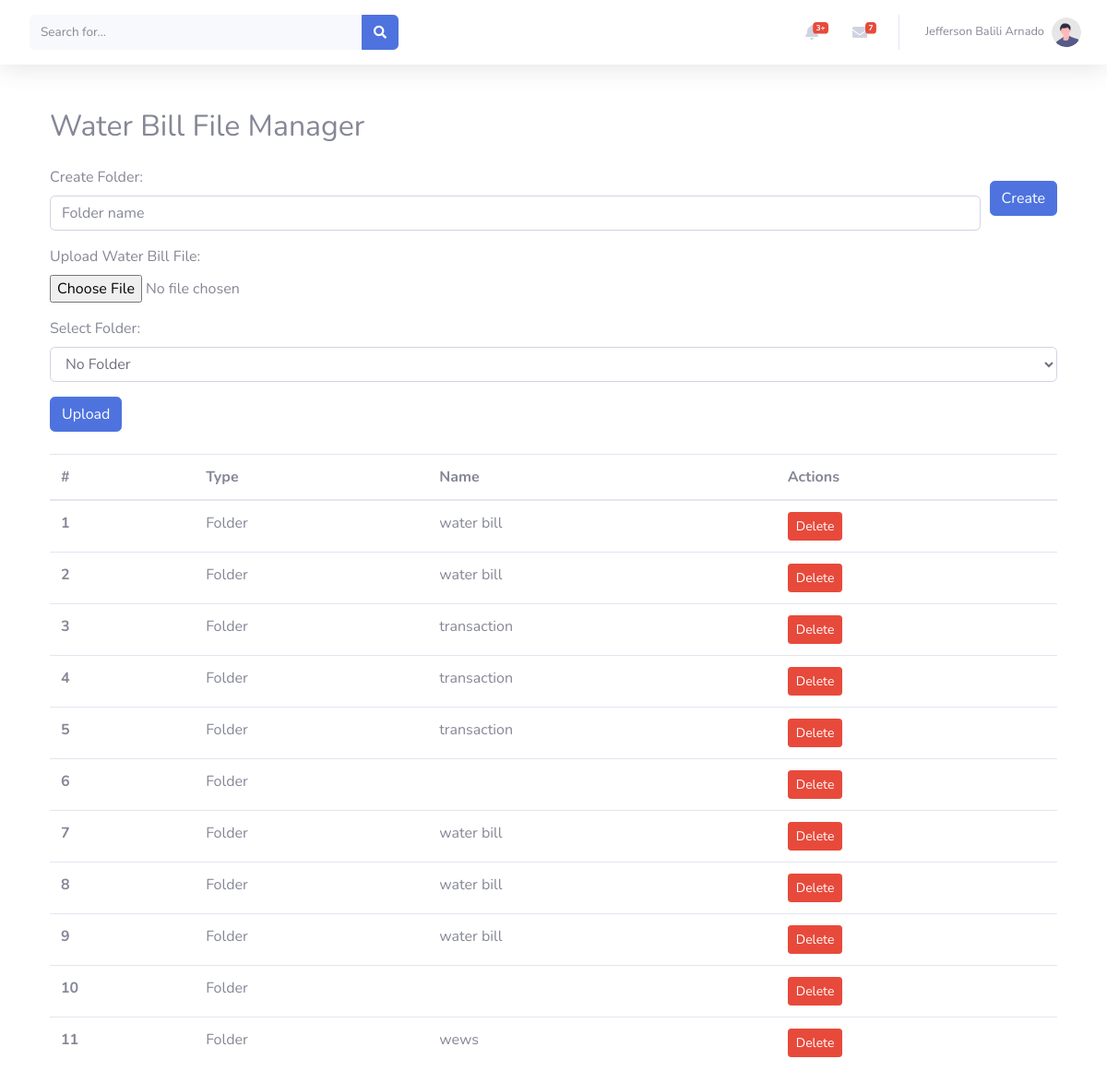
Page /filemanager.php (signed in) on the committed database.
### tables this page shows
CREATE TABLE `user` (
  `id` int(50) NOT NULL,
  `firstname` varchar(50) NOT NULL,
  `middlename` varchar(50) NOT NULL,
  `lastname` varchar(50) NOT NULL,
  `block` int(50) NOT NULL,
  `lot` int(50) NOT NULL,
  `phase` int(30) NOT NULL,
  `username` varchar(30) NOT NULL,
  `password` varchar(500) NOT NULL,
  `emailadd` varchar(50) NOT NULL,
  `phonenum` bigint(12) NOT NULL,
  `address` varchar(50) NOT NULL,
  `postalcode` int(50) NOT NULL,
  `usertype` varchar(50) NOT NULL,
  `photo` varchar(50) NOT NULL,
  `status` int(1) NOT NULL DEFAULT 0
);

CREATE TABLE `folders` (
  `id` int(11) NOT NULL,
  `name` varchar(255) NOT NULL
);

### filemanager.php (the view, shortened to what this page needs)
<?php
include('config.php');
$result=$conn->query("SELECT * FROM user WHERE id='".$_SESSION['session_id']."'");
$row = mysqli_fetch_array($result);
function getFolders($conn) {
    $sql = "SELECT * FROM folders";
    $result = $conn->query($sql);
    if ($result->num_rows > 0) {
        return $result->fetch_all(MYSQLI_ASSOC);
    } else {
        return array();
    }
}
?>
<!DOCTYPE html>
<html lang="en">
<head>
    <link href="vendor/fontawesome-free/css/all.min.css" rel="stylesheet" type="text/css">
    <link href="css/sb-admin-2.min.css" rel="stylesheet">
    <link href="https://cdnjs.cloudflare.com/ajax/libs/font-awesome/5.15.4/css/all.min.css" rel="stylesheet">
</head>
<body>
<?php include('includes/nav-user.php');?>
<div class="container mt-5">
    <h2 class="mb-4">Water Bill File Manager</h2>
    <form method="post" action="">
        <div class="form-row align-items-center">
            <div class="col">
                <label for="folderName">Create Folder:</label>
                <input type="text" class="form-control" id="folderName" name="folderName" placeholder="Folder name">
            </div>
            <div class="col-auto">
                <button type="submit" class="btn btn-primary">Create</button>
            </div>
        </div>
    </form>
    <form method="post" action="" enctype="multipart/form-data">
        <div class="form-group mt-3">
            <label for="file">Upload Water Bill File:</label>
            <input type="file" class="form-control-file" id="file" name="file" accept=".pdf">
        </div>
        <div class="form-group">
            <label for="folderSelect">Select Folder:</label>
            <select class="form-control" id="folderSelect" name="folderSelect">
                <option value="0">No Folder</option>
                <?php
                $folders = getFolders($conn);
                ?>
            </select>
        </div>
        <button type="submit" class="btn btn-primary">Upload</button>
    </form>
    <table class="table mt-4">
        <thead>
        <tr>
            <th scope="col">#</th>
            <th scope="col">Type</th>
            <th scope="col">Name</th>
            <th scope="col">Actions</th>
        </tr>
        </thead>
        <tbody>
        <?php
        $folders = getFolders($conn);
        foreach ($folders as $folder) {
            echo "<tr>";
            echo "<th scope='row'>{$folder['id']}</th>";
            echo "<td>Folder</td>";
            echo "<td>{$folder['name']}</td>";
            echo "<td><button class='btn btn-danger btn-sm' data-toggle='modal' data-target='#deleteFolderModal'>Delete</button></td>";
            echo "</tr>";
        }
        ?>
        </tbody>
    </table>
</div>
</body>
</html>

### includes/nav-user.php (shortened to what this page needs)
 <nav class="navbar navbar-expand navbar-light bg-white topbar mb-4 static-top shadow">
<form
    class="d-none d-sm-inline-block form-inline mr-auto ml-md-3 my-2 my-md-0 mw-100 navbar-search">
    <div class="input-group">
        <input type="text" class="form-control bg-light border-0 small" placeholder="Search for..."
            aria-label="Search" aria-describedby="basic-addon2">
        <div class="input-group-append">
            <button class="btn btn-primary" type="button">
                <i class="fas fa-search fa-sm"></i>
            </button>
        </div>
    </div>
</form>
<ul class="navbar-nav ml-auto">
    <li class="nav-item dropdown no-arrow mx-1">
        <a class="nav-link dropdown-toggle" href="#" id="alertsDropdown" role="button"
            data-toggle="dropdown" aria-haspopup="true" aria-expanded="false">
            <i class="fas fa-bell fa-fw"></i>
            <span class="badge badge-danger badge-counter">3+</span>
        </a>
    </li>
    <li class="nav-item dropdown no-arrow mx-1">
        <a class="nav-link dropdown-toggle" href="#" id="messagesDropdown" role="button"
            data-toggle="dropdown" aria-haspopup="true" aria-expanded="false">
            <i class="fas fa-envelope fa-fw"></i>
            <span class="badge badge-danger badge-counter">7</span>
        </a>
    </li>
    <li class="nav-item dropdown no-arrow">
    <a class="nav-link dropdown-toggle" href="#" id="userDropdown" role="button"
            data-toggle="dropdown" aria-haspopup="true" aria-expanded="false">
            <span class="mr-2 d-none d-lg-inline text-gray-600 small"><?php echo $row['firstname'] . ' ' . $row['middlename'] . ' ' . $row['lastname']; ?></span>
            <img class="img-profile rounded-circle"
                src="img/undraw_profile.svg">
        </a>
    </li>
</ul>
</nav>

### rows in the picture
user: firstname "Jefferson", middlename "Balili", lastname "Arnado"
folders: id "1", name "water bill"
folders: id "2", name "water bill"
folders: id "3", name "transaction"
folders: id "4", name "transaction"
folders: id "5", name "transaction"
folders: id "6"
folders: id "7", name "water bill"
folders: id "8", name "water bill"
folders: id "9", name "water bill"
folders: id "10"
folders: id "11", name "wews"
